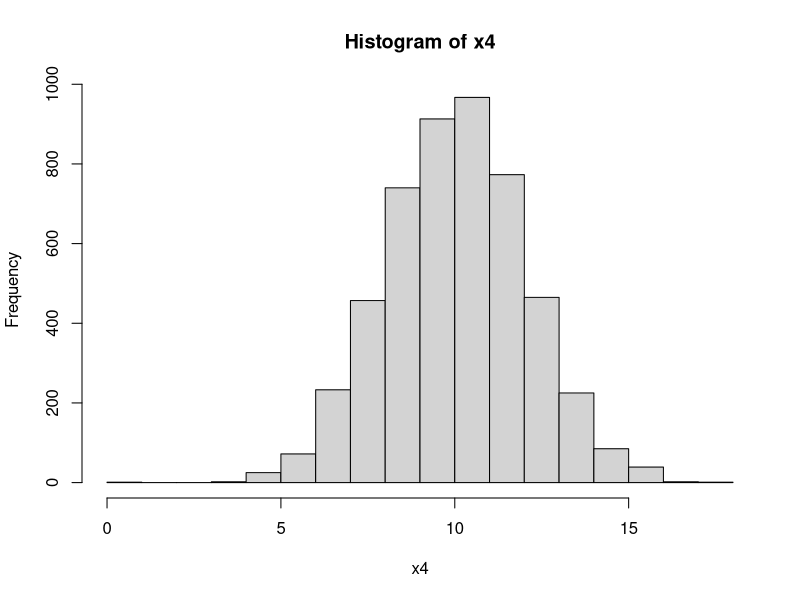

This chart was generated by the following R code:
#
# day2_script.R
#
# Reed Sorensen
# July 2017
# 
# Overview
#   - Review concepts from day 1
#   - Demonstration of how to sign up for a Coursera course
#   - Thinking of R objects as tabs in an Excel file
#   - Continue learning about types of R objects
# 
#   - HOMEWORK FOR TOMORROW:
#        Install the dplyr package
#        Run this command: install.packages("dplyr")
#


#####
# VARIABLES and VECTORS (continued from day 1)...
#   generating numbers with seq, rep, :, sample, rnorm
#   hist -- more about visualizing data later

seq(from = 1, to = 5) # get a sequence of numbers from 1 to 5
1:5                   # same result

seq(from = 2, to = 10, by = 2) # get a sequence of numbers that
                               # starts at 2, ends at 10, and increases by 2

rep(x = 5, times = 10) # take the number 5, and repeated it 10 times
rep(x = 1:5, each = 2) # take the numbers 1, 2, 3, 4 and 5, 
                       #   and repeat each number 2 times

# generate a vector of numbers by randomly sampling from 1, 2, 3, 4 and 5
#   in which a number is "replaced" after it is chosen
sample(1:5, size = 20, replace = TRUE)

# generate random numbers that follow a Normal distribution,
#   and put them into the object 'x4'
x4 <- rnorm(n = 5000, mean = 10, sd = 2)
hist(x4)       # view a histogram of the random numbers
dev.off()      # stop displaying the graph


# LOGICAL OPERATORS
#   >, <, <=, >=
#   ==, !=, |, &
#   all, any
#   table

3 < 4        # is 3 less than 4?
3 > 4        # is 3 greater than 4?
3 <= 4       # is 3 less than or equal to 4?
4 >= 4       # is 4 greater than or equal to 4?

3 == 4       # is 3 equal to 4?
3 != 3       # is 3 NOT equal to 4?
3 > 4 | 4 == 4 # is it true that 3 > 4 OR 4 is equal to 4?

# combine logical operators into a vector
x5 <- c(TRUE, 4 < 3, 10 == 10) # same as writing: x5 <- c(TRUE, FALSE, TRUE)

any(x5)       # are any elements in 'x5' TRUE?
all(x5)       # are all elements in 'x5' TRUE?


# check whether an expression is true for each element in a vector
x6 <- 1:6    # create a vector of the numbers 1, 2, 3, 4, 5 and 6
             #   and put the result into 'x6'

x6 >= 5      # return a vector of whether each element of 'x6' is 
             #   greater than or equal to 5

table(x6 >= 5)  # count how many elements of 'x6' are greater than 
                #   or equal to 5, and how many are not


#   -- Challenge: 
#      1. Get R to tell you if it is true that 2 + 2 = 4
2 + 2 == 4   # note the two equals signs, ==

#      2. Write an expression that returns FALSE
10 < 5

#      3. Using the table() function, count how many elements of 'x6'
#           are less than or equal to 2
table(x6 <= 2)


  
#####
# INDEXING with []

x7 <- c("a", "b", "c", "d", "e")


# -- indexing by position
x7[2]         # get the value of the element in second position
x7[2:4]       # get the value of the elements in positions 2, 3 and 4
x7[c(2,3,4)]  # this is the same thing as x7[2:4] 


# -- indexing by vector of TRUE/FALSE
x7[c(FALSE, TRUE, FALSE, TRUE, FALSE)]



